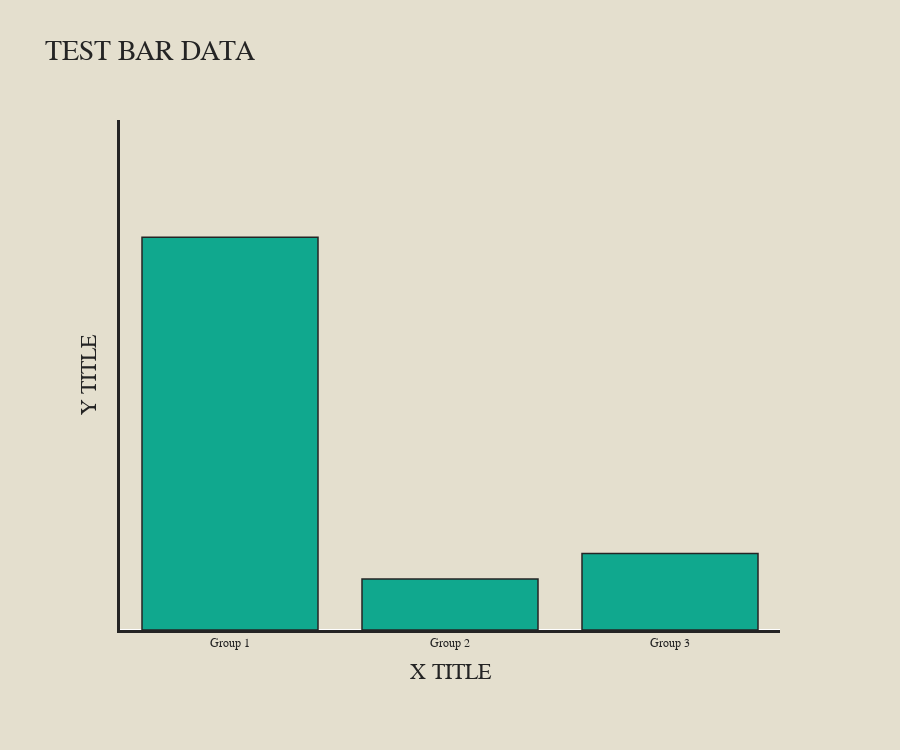
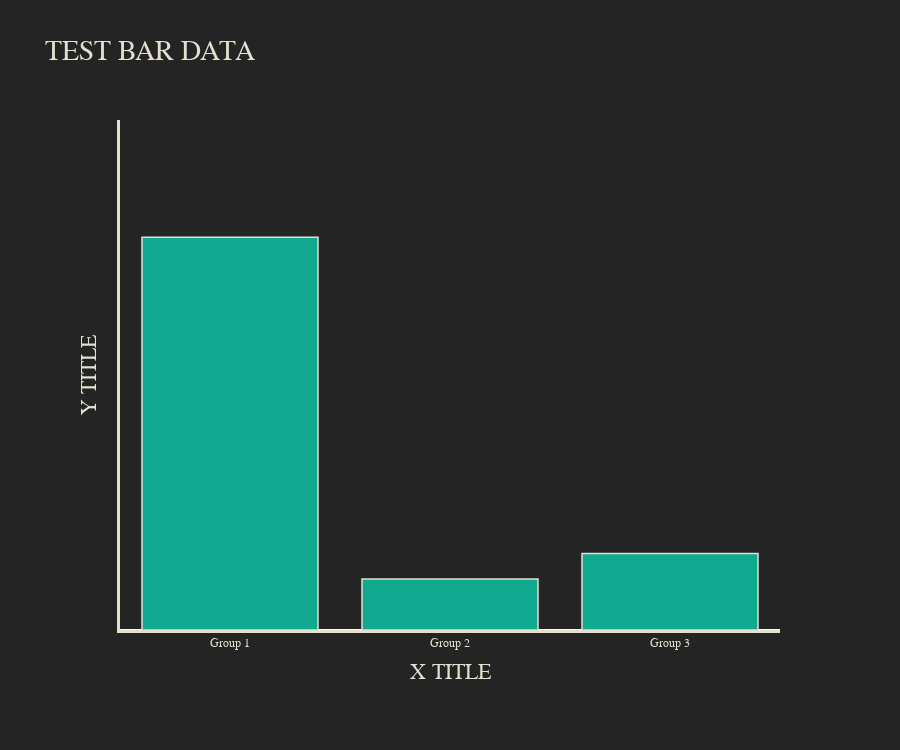

The notebook cell saved with these charts, in order:
### Code cell
for color in all_bar_colors:
    print("COLORSCHEME")
    print(color)
    for t_or_f in [True, False]:
        
        update_bar(fig,y_vals, color, night_mode=t_or_f).show()

### Figure 1 — Plotly figure (JSON) as saved in the notebook; plotly's stock layout.template omitted (floating-point values rounded to 4 significant figures)
{"data": [{"marker": {"color": ["rgb(16,168,142)", "rgb(16,168,142)", "rgb(16,168,142)"], "line": {"color": "#242424", "width": 1.5}}, "type": "bar", "x": ["Group 1", "Group 2", "Group 3"], "y": [7.7, 1, 1.5]}], "layout": {"font": {"color": "#242424", "family": "Futura"}, "height": 750, "margin": {"b": 120, "l": 120, "r": 120, "t": 120}, "paper_bgcolor": "#e4dfce", "plot_bgcolor": "#e4dfce", "title": {"font": {"color": "#242424", "family": "Futura", "size": 28}, "text": "TEST BAR DATA"}, "width": 900, "xaxis": {"linecolor": "#242424", "linewidth": 3, "showgrid": false, "showline": true, "showticklabels": true, "title": {"font": {"color": "#242424", "family": "Futura", "size": 22}, "text": "X TITLE"}}, "yaxis": {"linecolor": "#242424", "linewidth": 3, "range": [0, 10], "showgrid": false, "showline": true, "showticklabels": false, "tickmode": "array", "title": {"font": {"color": "#242424", "family": "Futura", "size": 22}, "text": "Y TITLE"}}}}

### Figure 2 — Plotly figure (JSON) as saved in the notebook; plotly's stock layout.template omitted (floating-point values rounded to 4 significant figures)
{"data": [{"marker": {"color": ["rgb(16,168,142)", "rgb(16,168,142)", "rgb(16,168,142)"], "line": {"color": "#e4dfce", "width": 1.5}}, "type": "bar", "x": ["Group 1", "Group 2", "Group 3"], "y": [7.7, 1, 1.5]}], "layout": {"font": {"color": "#e4dfce", "family": "Futura"}, "height": 750, "margin": {"b": 120, "l": 120, "r": 120, "t": 120}, "paper_bgcolor": "#242424", "plot_bgcolor": "#242424", "title": {"font": {"color": "#e4dfce", "family": "Futura", "size": 28}, "text": "TEST BAR DATA"}, "width": 900, "xaxis": {"linecolor": "#e4dfce", "linewidth": 3, "showgrid": false, "showline": true, "showticklabels": true, "title": {"font": {"color": "#e4dfce", "family": "Futura", "size": 22}, "text": "X TITLE"}}, "yaxis": {"linecolor": "#e4dfce", "linewidth": 3, "range": [0, 10], "showgrid": false, "showline": true, "showticklabels": false, "tickmode": "array", "title": {"font": {"color": "#e4dfce", "family": "Futura", "size": 22}, "text": "Y TITLE"}}}}
